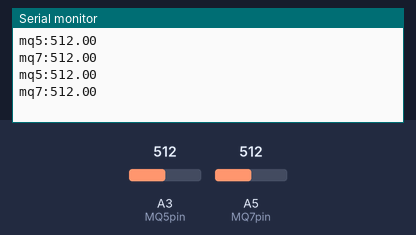
The sketch below on a simulated Arduino Uno, built with avr-gcc and run on an emulated ATmega328P. Shown: the last lines printed to the serial monitor. The test bench sets the inputs (shaded band); at power-on: A3 (MQ5pin) = 512, A5 (MQ7pin) = 512.

Above: at 6.8 s.
6.9 s: A3 (MQ5pin) set to 716
At 9.4 s:
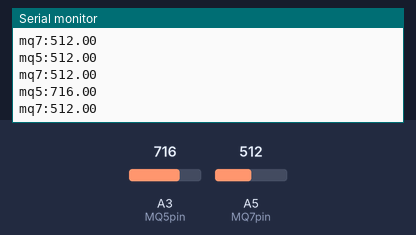
11.4 s: A5 (MQ7pin) set to 716
At 12.9 s:
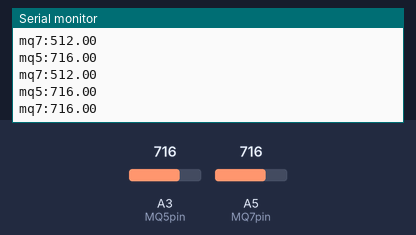
15.9 s: A3 (MQ5pin) set to 900
At 18.8 s:
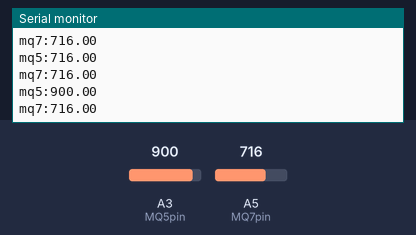
20.4 s: A5 (MQ7pin) set to 900
At 22.3 s:
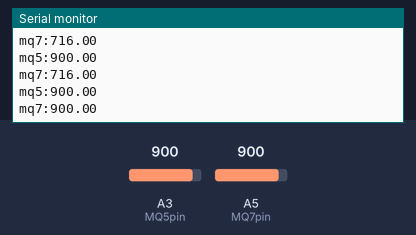
Timing chart, 0 to 23.8 s (numbered marks = the images above; inputs shaded):
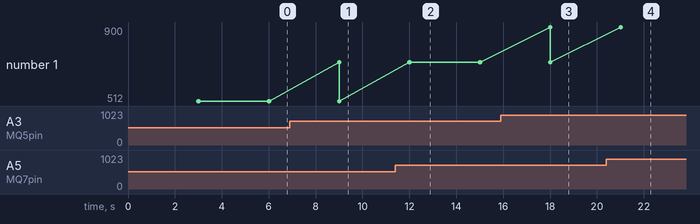

The sketch:

ard_sensor.ino
```cpp
//#define DHTPIN @@@  // 온습도 핀 번호
//#define DHTTYPE @@@    // 센서 (DHT11)
#define MQ5pin 3 // 가스센서 핀 번호
#define MQ7pin 5 // 가스센서 핀 번호


//DHT dht(DHTPIN, DHTTYPE)

int chk;
float mq5;    // 가스 센서
float mq7;    // 가스 센서
float hum;    // 습도
float temp;   // 온도


void setup() {
  Serial.begin(9600);
  // dht.begin();

}

void loop() {

  delay(3000);

/*hum = dht.readHumidity();
  temp = dht.readTemperature();       //온습도 인식값

  Serial.print("습도 인식값 : ");  //라즈베리파이에서 온도,습도,가스 센서 종류 구분
  Serial.println("hum");

  Serial.print("온도 인식값 : ");
  Serial.println("temp");  */

  mq5 = analogRead(MQ5pin);       // 가스센서 인식값
  mq7 = analogRead(MQ7pin);

  Serial.print("mq5:");
  Serial.println(mq5);
  Serial.print("mq7:");
  Serial.println(mq7);

  // 시리얼모니터의 값을 라즈베리파이에서 줄별로 읽고 센서 종류를 구분하여 인식값을 받아 웹소켓으로 전달 -

}
```

Measured:
- after the input at 6.9 s, the serial monitor: prints a new line after 2.1 s (image 1)
- after the input at 11.4 s, the serial monitor: prints a new line after 0.62 s (image 2)
- after the input at 15.9 s, the serial monitor: prints a new line after 2.1 s (image 3)
- after the input at 20.4 s, the serial monitor: prints a new line after 0.62 s (image 4)
